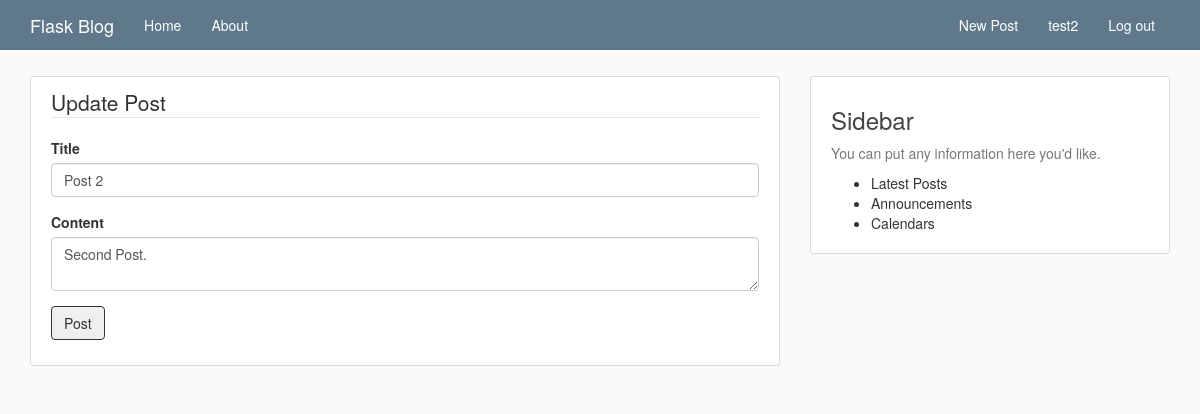
The page /post/2/update (signed in) on the database its author committed.
### flaskblog/models.py (models this page shows, shortened)
class User(db.Model, UserMixin):
  id = db.Column(
      db.Integer, primary_key=True)
  username = db.Column(
      db.String(20), unique=True, nullable=False)
  email = db.Column(
      db.String(120), unique=True, nullable=False)
  image_file = db.Column(
      db.String(20), nullable=False,
      default='default.jpg')  # Store for image hash
  password = db.Column(db.String(60), nullable=False)
  posts = db.relationship('Post', backref='author', lazy=True)

class Post(db.Model):
  id = db.Column(
      db.Integer, primary_key=True)
  title = db.Column(
      db.String(100), nullable=False)
  date_posted = db.Column(
      db.DateTime, nullable=False, default=datetime.utcnow)
  content = db.Column(
      db.Text, nullable=False)
  user_id = db.Column(
      db.Integer, db.ForeignKey('user.id'), nullable=False)

### flaskblog/routes.py (the view)
@app.route('/post/<int:post_id>/update', methods=['GET', 'POST'])
@login_required
def update_post(post_id):
  post = Post.query.get_or_404(post_id)
  if post.author != current_user:
    abort(403)  # Forbidden router, manual abort
  form = PostForm()
  if form.validate_on_submit():
    post.title = form.title.data
    post.content = form.content.data
    db.session.commit()  # Because values exist, no db.session.add(post)
    flash('Your post has been updated.', 'success')
    return redirect(url_for('post', post_id=post.id))
  elif request.method == 'GET':
    form.title.data = post.title
    form.content.data = post.content
  return render_template('create_post.html', title='New Post',
                         form=form, legend='Update Post')

### flaskblog/forms.py
class PostForm(FlaskForm):
  title = StringField(
      'Title',
      validators=[DataRequired()])
  content = TextAreaField(
      'Content',
      validators=[DataRequired()])
  submit = SubmitField(
      'Post')

### flaskblog/models.py (called while the page is built)
@login_manager.user_loader
def load_user(user_id):
  return User.query.get(int(user_id))

### flaskblog/templates/create_post.html (shortened to what this page needs)
{% extends 'layout.html' %}
{% block content %}
  <div class="content-section">
    <form method="POST" action="">
      <fieldset>
        <legend class="mb-4">{{ legend }}</legend>
        <div class="form-group">
          {{ form.title.label(class="form-control-label") }}
          {% if form.title.errors %}
            {{ form.title(class="form-control form-control-lg is-invalid") }}
            <div class="invalid-feedback">
              {% for error in form.title.errors %}
                <span>{{ error }}</span>
              {% endfor %}
            </div>
          {% else %}
            {{ form.title(class="form-control form-control-lg") }}
          {% endif %}
        </div>
        <div class="form-group">
          {{ form.content.label(class="form-control-label") }}
          {% if form.content.errors %}
            {{ form.content(class="form-control form-control-lg is-invalid") }}
            <div class="invalid-feedback">
              {% for error in form.content.errors %}
                <span>{{ error }}</span>
              {% endfor %}
            </div>
          {% else %}
            {{ form.content(class="form-control form-control-lg") }}
          {% endif %}
        </div>
      </fieldset>
      <div class="form-group">
        {{ form.submit(class="btn btn-outline-info") }}
      </div>
    </form>
  </div>
{% endblock content %}

### flaskblog/templates/layout.html (shortened to what this page needs)
<!DOCTYPE html>
<html lang="en">
  <head>
    <link rel="stylesheet"
      href="https://maxcdn.bootstrapcdn.com/bootstrap/3.3.7/css/bootstrap.min.css"
>
    <link rel="stylesheet" href="{{ url_for('static', filename='main.css') }}">
  </head>
  <body>
    <header class="site-header">
      <nav class="navbar navbar-default fixed-top">
        <div class="container">
          <div class="navbar-header">
            <a class="navbar-brand" href="{{ url_for('home') }}">Flask Blog</a>
          </div>
          <div class="collapse navbar-collapse" id="navbarToggle">
            <ul class="nav navbar-nav">
              <li><a href="{{ url_for('home') }}">Home</a></li>
              <li><a href="{{ url_for('about') }}">About</a></li>
            </ul>
            <ul class="nav navbar-nav navbar-right">
              {% if current_user.is_authenticated %}
                <li><a href="{{ url_for('new_post') }}">New Post</a></li>
                <li><a href="{{ url_for('account') }}">{{ current_user.username }}</a></li>
                <li><a href="{{ url_for('logout') }}">Log out</a></li>
              {% else %}
                <li><a href="{{ url_for('login') }}">Log in</a></li>
                <li><a href="{{ url_for('register') }}">Register</a></li>
              {% endif%}
            </ul>
          </div>
        </div>
      </nav>
    </header>
    <main role="main" class="container">
      <div class="row">
        <div class="col-md-8">
          {% block content %}
          {% endblock content %}
        </div>
        <div class="col-md-4">
          <div class="content-section">
            <h3>Sidebar</h3>
            <p class="text-muted">
              You can put any information here you'd like.
            </p>
            <ul>
              <li>Latest Posts</li>
              <li>Announcements</li>
              <li>Calendars</li>
            </ul>
          </div>
        </div>
      </div>
    </main>
  </body>
</html>

### flaskblog/static/main.css (style rules this page uses)
body { background: #fafafa; color: #333333; margin-top: 7.6rem; }
h1, h2, h3, h4, h5, h6 { color: #444444; }
.navbar { background-color: #5f788a; position: fixed; top: 0; width: 100%; border: 0; border-radius: 0; z-index: 1; }
.content-section { background: #ffffff; padding: 10px 20px; border: 1px solid #dddddd; border-radius: 3px; margin-bottom: 20px; }
.navbar-default .navbar-brand, .navbar-default .navbar-nav > li > a { color: #fff; }
.btn-outline-info { border: 1px solid; }

### rows shown on the page
User: username "test2"
Post: title "Post 2", content "Second Post."

### other values the page prints
{{ legend }} "Update Post"
